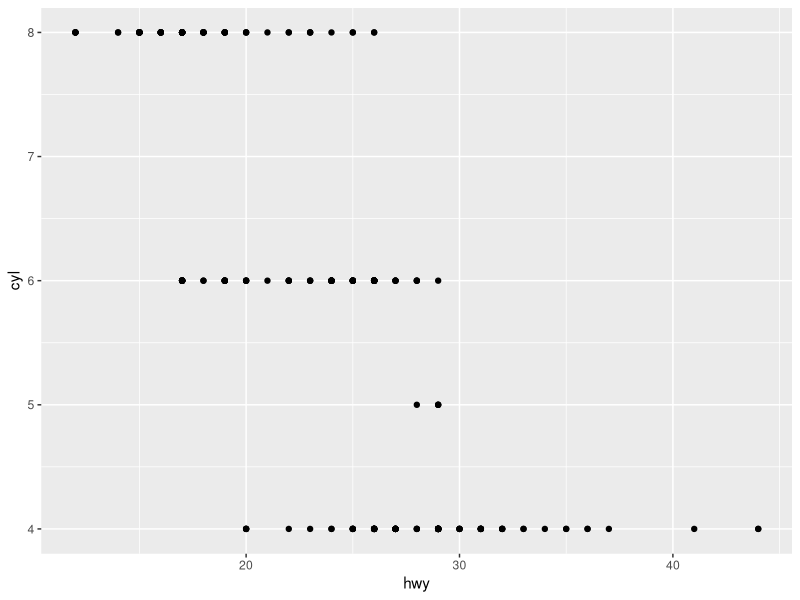

Source code (R):
## ---- chunk 1
#will be able to use as if it was R 
library(ggplot2)
ggplot(mpg,aes(x = hwy, y = cyl)) + geom_point()
